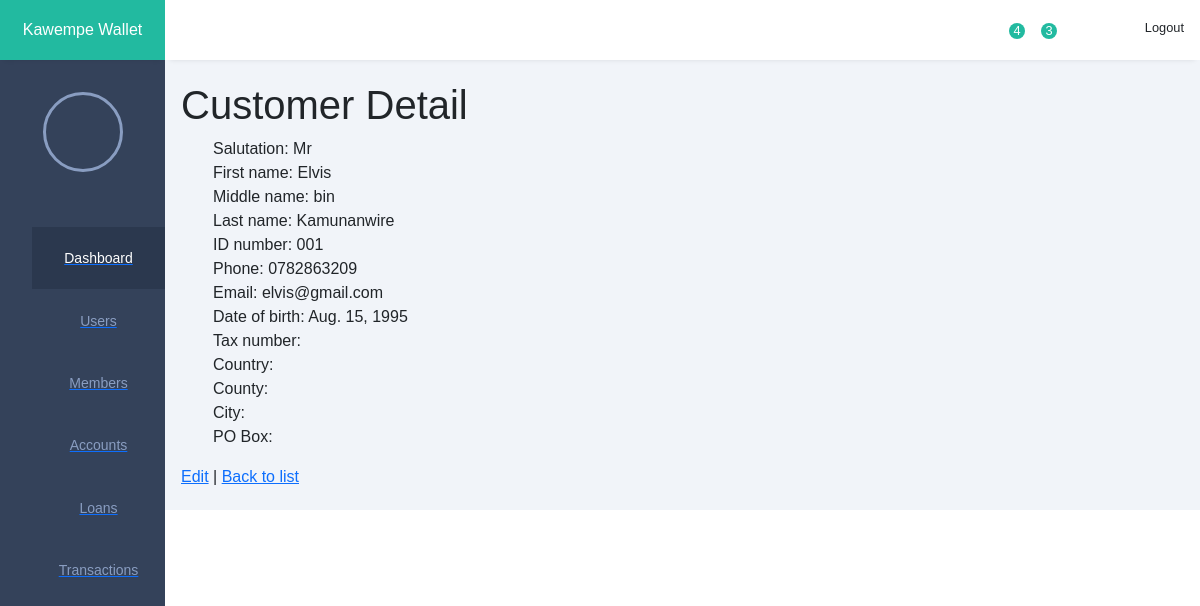
/customers/1/, run on an earlier commit of the app's database.
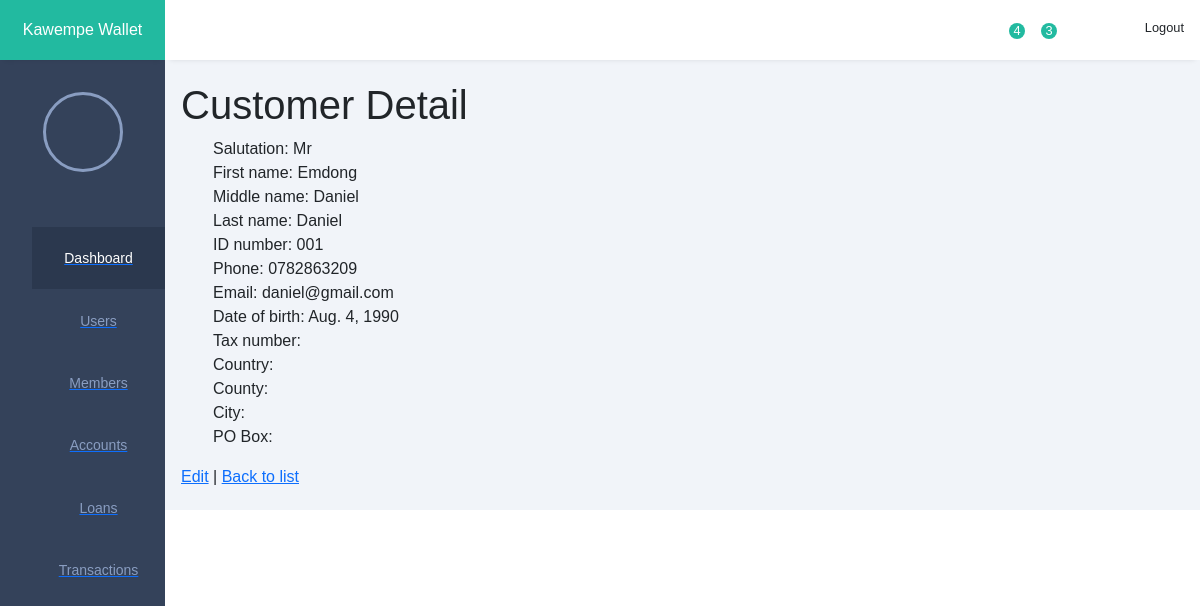
And on a later commit of the database.
### customers/models.py (models this page shows, shortened)
class Customer(models.Model):
    class Salutation(models.TextChoices):
        MR   = 'Mr',   _('Mr.')
        MRS  = 'Mrs',  _('Mrs.')
        MS   = 'Ms',   _('Ms.')
        DR   = 'Dr.',  _('Dr.')
        PROF = 'Prof.',_('Prof.')
        REV  = 'Rev.', _('Rev.')
    salutation    = models.CharField(
        max_length=5,
        choices=Salutation.choices,
        default=Salutation.MR
    )
    first_name    = models.CharField(max_length=100)
    middle_name   = models.CharField(
        max_length=100,
        blank=True,    # not required on forms
        null=True      # allows NULL in the DB
    )
    last_name     = models.CharField(max_length=100)
    id_number     = models.CharField(max_length=100)
    phone_number  = models.CharField(
        max_length=100,
        blank=True     # optional to supply
    )
    email         = models.EmailField(
        blank=True     # optional to supply
    )
    date_of_birth = models.DateField(
        blank=True,
        null=True
    )
    location       = models.CharField(max_length=100)

### customers/views.py (the view)
# urls.py: path('customers/<int:pk>/', CustomerDetailView.as_view(), name='customer_detail'),
class CustomerDetailView(DetailView):
    model = Customer
    template_name = 'bank/customer_detail.html'
    context_object_name = 'customer'

### templates/bank/customer_detail.html
{% extends 'base.html' %}
{% block content %}
<h1>Customer Detail</h1>
<ul>
  <li>Salutation: {{ customer.salutation }}</li>
  <li>First name: {{ customer.first_name }}</li>
  <li>Middle name: {{ customer.middle_name }}</li>
  <li>Last name: {{ customer.last_name }}</li>
  <li>ID number: {{ customer.id_number }}</li>
  <li>Phone: {{ customer.phone_number }}</li>
  <li>Email: {{ customer.email }}</li>
  <li>Date of birth: {{ customer.date_of_birth }}</li>
  <li>Tax number: {{ customer.tax_number }}</li>
  <li>Country: {{ customer.country }}</li>
  <li>County: {{ customer.county }}</li>
  <li>City: {{ customer.city }}</li>
  <li>PO Box: {{ customer.po_box }}</li>
</ul>
<a href="{% url 'customer_edit' customer.pk %}">Edit</a> |
<a href="{% url 'customer_list' %}">Back to list</a>
{% endblock %}

What changed in the data, as far as the page shows it:
changed Customer "Mr": first_name "Elvis" → "Emdong"; middle_name "bin" → "Daniel"; last_name "Kamunanwire" → "Daniel"; email "elvis@gmail.com" → "daniel@gmail.com"; date_of_birth "Aug. 15, 1995" → "Aug. 4, 1990"
